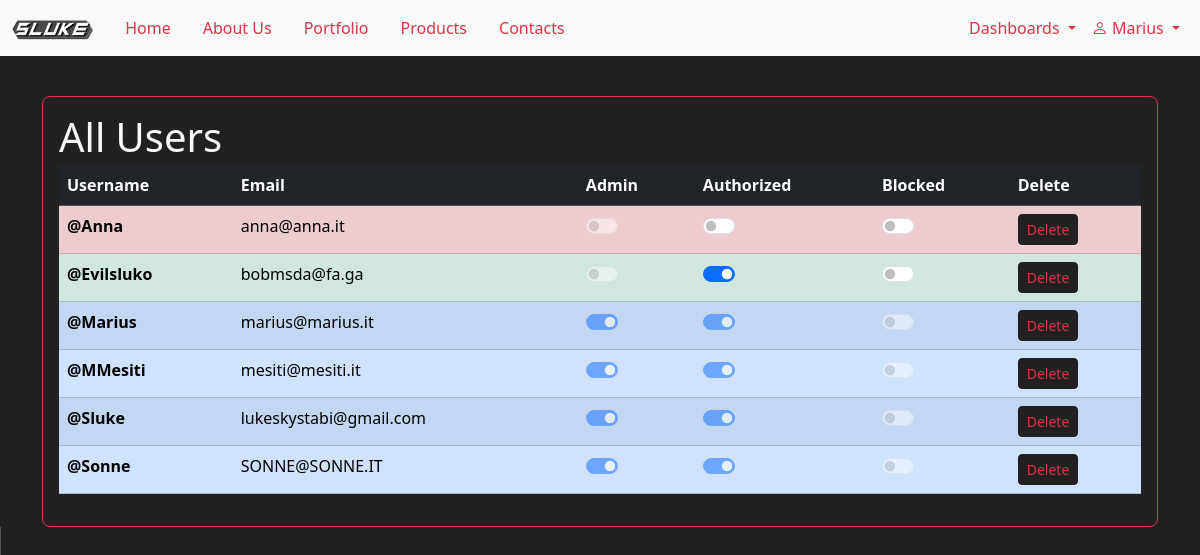
The page /FRONTEND/admindashboard.php (signed in) on the database its author committed.
### tables this page shows
CREATE TABLE `user` (
  `username` varchar(20) NOT NULL,
  `mail` varchar(255) NOT NULL,
  `pwd` varchar(255) NOT NULL,
  `admin` tinyint(1) NOT NULL DEFAULT 0,
  `authorized` tinyint(1) NOT NULL DEFAULT 0,
  `blocked` tinyint(1) NOT NULL DEFAULT 0
);

### FRONTEND/admindashboard.php (the view, shortened to what this page needs)
<!DOCTYPE html>
<html>
<head>
    <link rel="stylesheet" href="https://cdn.jsdelivr.net/npm/bootstrap-icons@1.11.3/font/bootstrap-icons.min.css">
    <link href="https://cdn.jsdelivr.net/npm/bootstrap@5.3.3/dist/css/bootstrap.min.css" rel="stylesheet">
    <link rel="stylesheet" href="../CSS/style.css">
    <link rel="stylesheet" href="../CSS/extra.css">
</head>
<body class="bg-dark text-light  mt-5 pt-5">
    <nav id="navbar" class="navbar navbar-expand-lg navbar-primary bg-light fixed-top">
        <div class="container-fluid justify-content-center">
            <a class="navbar-brand" href="../index.php#home">
                <img src="../IMG/LOGO_NEW-crop.png" alt="" height="20">
            </a>
            <div class="collapse navbar-collapse col-lg-10" id="navbarSupportedContent">
                <ul class="nav nav-pills text-center me-auto flex-column flex-lg-row">
                    <li class="nav-item mt-2 mt-md-0">
                        <a class="nav-link text-primary" aria-current="page" href="../index.php#home">Home</a>
                    </li>
                    <li class="nav-item">
                        <a class="nav-link text-primary" href="../index.php#aboutus">About Us</a>
                    </li>
                    <li class="nav-item">
                        <a class="nav-link text-primary" href="../index.php#portfolio">Portfolio</a>
                    </li>
                    <li class="nav-item">
                        <a class="nav-link  text-primary" href="./products.php">Products</a>
                    </li>
                    <li class="nav-item">
                        <a class="nav-link text-primary" href="../index.php#social">Contacts</a>
                    </li>
                </ul>
                <ul class="navbar-nav ms-auto">
                    <?php
                    switch (true) {
                        case isset($_SESSION['admin']):
                            echo '
                            <li class="nav-item dropdown">
                            <a class="nav-link dropdown-toggle text-primary" href="#" role="button" data-bs-toggle="dropdown" aria-expanded="false">
                                Dashboards
                            </a>
                            <ul class="dropdown-menu">
                                <li class="nav-item"> <a class="nav-link text-primary" href="./productdashboard.php"> Product Dashboard
                                </a>
                            </li>
                                <li class="nav-item"> <a class="nav-link text-primary" href="./admindashboard.php"> Admin Dashboard
                                </a>
                            </li>
                            </ul>
                            </li>
                            ';
                        case isset($_SESSION['username']):
                            echo '<li class="nav-item dropdown"> <a class="nav-link dropdown-toggle text-primary" href="#" role="button" data-bs-toggle="dropdown" aria-expanded="false"><i class="bi bi-person"></i>
                            ' . $_SESSION['username'] . '
                                        </a>
                                         <ul class="dropdown-menu">
                                    </li>
                                    <li class="nav-item"><a class="nav-link text-primary" href="../BACKEND/logout.php">Log out</a>
                                    </li>
                                    </ul>
                                    </li>
                                    ';
                            break;
                    }
                    ?>
            </div>
        </div>
    </nav>
    <div class="container">
        <div class="table-responsive border border-primary rounded-3 p-3">
            <h1 class="mb-1">All Users</h1>
            <table class="table table-dark  table-striped table-hover rounded-3">
                <thead>
                    <tr>
                        <th scope="col">Username</th>
                        <th scope="col">Email</th>
                        <th scope="col">Admin</th>
                        <th scope="col">Authorized</th>
                        <th scope="col">Blocked</th>
                        <th scope="col">Delete</th>
                    </tr>
                </thead>
                <tbody>
                    <?php
                    $conn = dbConnect($_SESSION['username'], $_SESSION['pwd']);
                    $stmt = $conn->prepare('SELECT * FROM user');
                    if ($stmt->execute()) {
                        $result = $stmt->get_result();
                        $i = 1;
                        if ($result->num_rows > 0) {
                            while ($row = $result->fetch_array(MYSQLI_ASSOC)) {
                                switch (true) {
                                    case $row['admin']:
                                        echo '<tr class="table-primary">';
                                        break;
                                    case $row['authorized']:
                                        echo '<tr class="table-success">';
                                        break;
                                    default:
                                        echo '<tr class="table-danger">';
                                        break;
                                }
                                echo '  <th scope="row">@' . $row['username'] . '</th>
                                <td>' . $row['mail'] . '</td>
                                <td> <div class="form-check form-switch"><input class="form-check-input" name="adm' . $i . '" type="checkbox" disabled ';
                                if ($row['admin']) {
                                    echo 'checked';
                                }
                                echo
                                '></div></td>
                                <td><div class="form-check form-switch">
                                <input class="form-check-input" name="all' . $i . '" type="checkbox" ';
                                if ($row['authorized']) {
                                    echo 'checked onclick="updateUserStatus(\'' . $row['username'] . '\', \'unauthorize\')"';
                                    if ($row['admin']) {
                                        echo ' disabled';
                                    }
                                } else {
                                    echo 'onclick="updateUserStatus(\'' . $row['username'] . '\', \'authorize\')"';
                                }
                                echo '></div></td>';
                                echo '<td><div class="form-check form-switch">
                                <input class="form-check-input" name="all' . $i . '" type="checkbox"';
                                if ($row['blocked']) {
                                    echo 'checked onclick="updateUserStatus(\'' . $row['username'] . '\', \'unblock\')"';
                                } else {
                                    echo 'onclick="updateUserStatus(\'' . $row['username'] . '\', \'block\')"';
                                    if ($row['admin']) {
                                        echo ' disabled';
                                    }
                                }
                                echo '></td><td>
                            <button class="btn text-danger btn-dark btn-sm" onclick="updateUserStatus(\'';
                                echo $row['username'] . '\', \'delete\')">Delete</button></td> </tr>';
                                $i++;
                            }
                        } else {
                            echo "You do not belong here!";
                            return false;
                        }
                    } else {
                        echo "Error in the connection phase";
                        return false;
                    }
                    ?>
                </tbody>
            </table>
        </div>
    </div>
    <div class="d-flex" style="height: 100px;">
    </div>
</body>
</html>

### CSS/extra.css (style rules this page uses)
body { overflow-x: hidden; }
.navbar-brand img { transition: transform 0.3s ease; }
.nav-link { transition: transform 0.3s ease, background-color 0.3s ease, color 0.3s ease, width 0.3s ease, left 0.3s ease; }
.btn { transition: transform 0.3s ease; }
a { transition: transform 0.3s ease; }

### rows shown on the page
user: username "Anna", mail "anna@anna.it"
user: username "Evilsluko", mail "bobmsda@fa.ga", admin "☑"
user: username "Marius", mail "marius@marius.it", admin "☑"
user: username "MMesiti", mail "mesiti@mesiti.it", admin "☑"
user: username "Sluke", mail "lukeskystabi@gmail.com", admin "☑"
user: username "Sonne", mail "SONNE@SONNE.IT", admin "☑"

### other values the page prints
$_SESSION['username'] "Marius"
